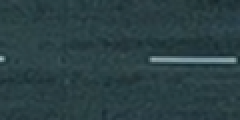
#> input picture K2/data2/pictures/n_11.png, 120 x 60 px (shown 2 times larger)
$ python -i SC23-G5-RA-169-2020.py   (imports and definitions only)
#> lines starting #> are read from the running program, lines starting #| are printed output that depends on the picture; after the words box and inside, x2 and y2 are one past the last pixel; in counts of white or black regions, pixels touching at a corner belong together
#> further down, picture is the input picture: shape (60, 120, 3); mean B, G, R 68.3, 64.1, 42.9
import os
import numpy as np
import cv2
from sklearn.svm import SVC
from sklearn.model_selection import train_test_split
import matplotlib.pyplot as plt
import pandas as pd
import sys

if len(sys.argv)-1 == 0:
    path = 'data2/'
else:
    path = sys.argv[1]

picPath = path + "pictures/" ## 120 x 60
vidPath = path + "videos/"
csvPath = path + "counts.csv"


# [35 lines left out: functions main, process_all_videos, print_results, load_csv, not called in this run]

def load_image(path):
    return cv2.cvtColor(cv2.imread(path), cv2.COLOR_BGR2GRAY)

# [124 lines left out: functions load_all_images, hog_desc, SVM_Fit, process_video, resize_frame, show_video, not called in this run]

def draw_boxes(frame,boxes):
    for (x_min, y_min, x_max, y_max) in boxes:
        cv2.rectangle(frame, (x_min, y_min), (x_max, y_max), (0, 255, 0), 2)

def detect_red_lines(frame, min_aspect_ratio=3):

#> called with min_aspect_ratio = 3
    hsv = cv2.cvtColor(frame, cv2.COLOR_BGR2HSV)
#> hsv: shape (60, 120, 3); mean H, S, V 94.9, 96.3, 68.3
    _,s,_ = cv2.split(hsv)
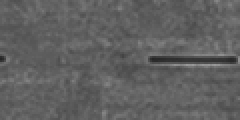
#> s: shape (60, 120) (shown 2 times larger); min 37, max 153, mean 96.3

    blurred = cv2.GaussianBlur(s, (3, 3), 0)

    edges = cv2.Canny(blurred, 30, 100)
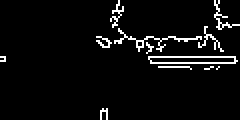
#> edges: shape (60, 120) (shown 2 times larger); 4.9% white in thin lines or dots
    lines = cv2.HoughLinesP(edges, 1, np.pi / 180, threshold=50, minLineLength=15, maxLineGap=5)
#> lines = None

    filtered_lines = []

    if lines is not None:
        for line in lines:
            x1, y1, x2, y2 = line[0]
            aspect_ratio = abs((y2 - y1) / (x2 - x1 + 1e-5))
            if aspect_ratio > min_aspect_ratio and abs(x2 - x1) < 5:
                filtered_lines.append(line)


    return filtered_lines

# [83 lines left out: functions sliding_window, non_max_suppression_fast, detect_collision, not called in this run]

def calculate_mae(correct,aprox):
    abso = [abs(c - s) for c, s in zip(correct, aprox)]
    return sum(abso)/len(correct)

# [2 lines not run here, left out]

>>> import cv2
>>> picture = cv2.imread('data2/pictures/n_11.png')
>>> result = detect_red_lines(picture)
#> result = []

$ run again, on K2/data2/pictures/n_124.png
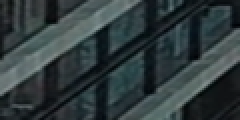
#> input picture K2/data2/pictures/n_124.png, 120 x 60 px (shown 2 times larger)
#> picture is the input picture: shape (60, 120, 3); mean B, G, R 61.3, 59.4, 48.3
#> hsv: shape (60, 120, 3); mean H, S, V 95.4, 67.6, 61.7
#> in detect_red_lines, `blurred = cv2.GaussianBlur(s, (3, 3), 0)`:
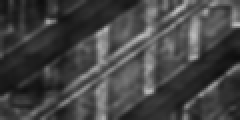
#> blurred: shape (60, 120) (shown 2 times larger); min 13, max 190, mean 67.7
#> in detect_red_lines, `edges = cv2.Canny(blurred, 30, 100)`:
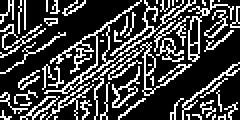
#> edges: shape (60, 120) (shown 2 times larger); 25.8% white in thin lines or dots
#> lines = [[13, 59, 97, 0], [10, 59, 74, 13], [24, 58, 106, 0], [25, 30, 70, 0], [59, 58, 118, 13], [20, 58, 68, 24]]
#> the loop in detect_red_lines, `for line in lines:` made 6 passes
#> (x1, y1, x2, y2, aspect_ratio) on passes 1 to 6: (13, 59, 97, 0, 0.702), (10, 59, 74, 13, 0.719), (24, 58, 106, 0, 0.707), (25, 30, 70, 0, 0.667), (59, 58, 118, 13, 0.763), (20, 58, 68, 24, 0.708)
#> after the loop in detect_red_lines, `for line in lines:`: filtered_lines = []

$ run again, on K2/data2/pictures/n_131.png
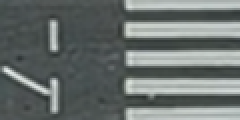
#> input picture K2/data2/pictures/n_131.png, 120 x 60 px (shown 2 times larger)
#> picture is the input picture: shape (60, 120, 3); mean B, G, R 110.6, 112.4, 105.5
#> hsv: shape (60, 120, 3); mean H, S, V 82, 18.7, 112.6
#> in detect_red_lines, `blurred = cv2.GaussianBlur(s, (3, 3), 0)`:
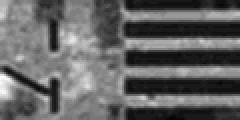
#> blurred: shape (60, 120) (shown 2 times larger); min 7, max 37, mean 18.7; drawn with min black and max white
#> in detect_red_lines, `edges = cv2.Canny(blurred, 30, 100)`:
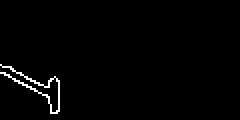
#> edges: shape (60, 120) (shown 2 times larger); 1.4% white in thin lines or dots, all inside (x1, y1, x2, y2) = (0, 32, 30, 57)
#> lines = None
#> result = []
